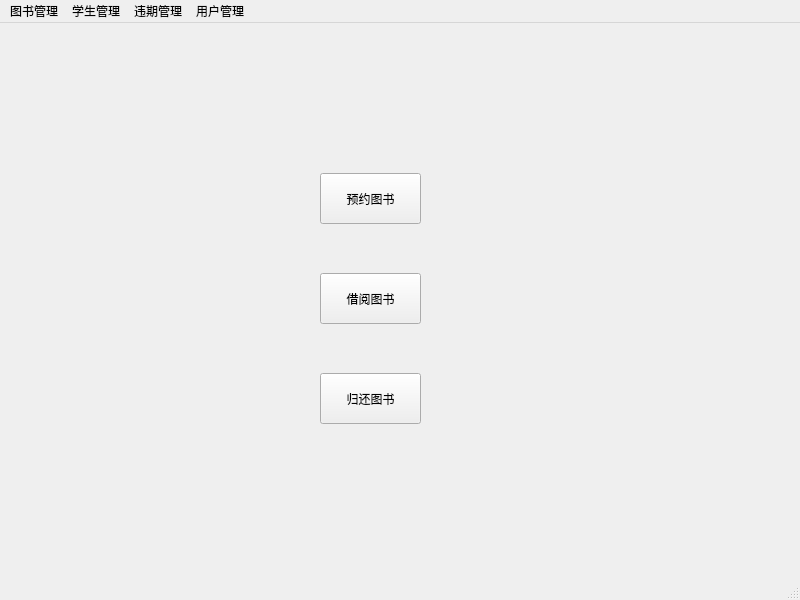
<?xml version="1.0" encoding="UTF-8"?>
<ui version="4.0">
 <class>MainWindow</class>
 <widget class="QMainWindow" name="MainWindow">
  <property name="geometry">
   <rect>
    <x>0</x>
    <y>0</y>
    <width>800</width>
    <height>600</height>
   </rect>
  </property>
  <property name="windowTitle">
   <string>管理页面</string>
  </property>
  <widget class="QWidget" name="centralwidget">
   <widget class="QPushButton" name="addReserve">
    <property name="geometry">
     <rect>
      <x>320</x>
      <y>150</y>
      <width>101</width>
      <height>51</height>
     </rect>
    </property>
    <property name="text">
     <string>预约图书</string>
    </property>
   </widget>
   <widget class="QPushButton" name="addBorrow">
    <property name="geometry">
     <rect>
      <x>320</x>
      <y>250</y>
      <width>101</width>
      <height>51</height>
     </rect>
    </property>
    <property name="text">
     <string>借阅图书</string>
    </property>
   </widget>
   <widget class="QPushButton" name="addReturn">
    <property name="geometry">
     <rect>
      <x>320</x>
      <y>350</y>
      <width>101</width>
      <height>51</height>
     </rect>
    </property>
    <property name="text">
     <string>归还图书</string>
    </property>
   </widget>
  </widget>
  <widget class="QStatusBar" name="statusbar"/>
  <widget class="QMenuBar" name="menubar">
   <property name="geometry">
    <rect>
     <x>0</x>
     <y>0</y>
     <width>800</width>
     <height>21</height>
    </rect>
   </property>
   <widget class="QMenu" name="BookManage">
    <property name="title">
     <string>图书管理</string>
    </property>
    <addaction name="addBook"/>
    <addaction name="alterBook"/>
   </widget>
   <widget class="QMenu" name="StudentManage">
    <property name="title">
     <string>学生管理</string>
    </property>
    <addaction name="addStudent"/>
    <addaction name="alterStudent"/>
   </widget>
   <widget class="QMenu" name="UserManage">
    <property name="title">
     <string>用户管理</string>
    </property>
    <addaction name="addUser"/>
    <addaction name="alterUser"/>
   </widget>
   <widget class="QMenu" name="BadGuy">
    <property name="title">
     <string>违期管理</string>
    </property>
    <addaction name="badReserve"/>
    <addaction name="badBorrow"/>
   </widget>
   <addaction name="BookManage"/>
   <addaction name="StudentManage"/>
   <addaction name="BadGuy"/>
   <addaction name="UserManage"/>
  </widget>
  <action name="addBook">
   <property name="text">
    <string>添加图书</string>
   </property>
  </action>
  <action name="alterBook">
   <property name="text">
    <string>图书信息维护</string>
   </property>
  </action>
  <action name="addStudent">
   <property name="text">
    <string>添加学生</string>
   </property>
  </action>
  <action name="alterStudent">
   <property name="text">
    <string>学生信息维护</string>
   </property>
  </action>
  <action name="addUser">
   <property name="text">
    <string>添加用户</string>
   </property>
  </action>
  <action name="alterUser">
   <property name="text">
    <string>用户信息维护</string>
   </property>
  </action>
  <action name="badReserve">
   <property name="text">
    <string>预约信息</string>
   </property>
  </action>
  <action name="badBorrow">
   <property name="text">
    <string>借阅信息</string>
   </property>
  </action>
 </widget>
 <resources/>
 <connections/>
</ui>
